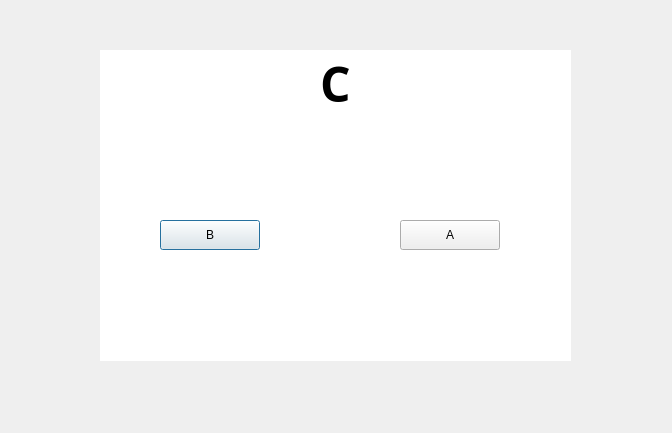
<?xml version="1.0" encoding="UTF-8"?>
<ui version="4.0">
 <class>switchC</class>
 <widget class="QDialog" name="switchC">
  <property name="geometry">
   <rect>
    <x>0</x>
    <y>0</y>
    <width>672</width>
    <height>433</height>
   </rect>
  </property>
  <property name="windowTitle">
   <string>Dialog</string>
  </property>
  <widget class="QLabel" name="label">
   <property name="geometry">
    <rect>
     <x>100</x>
     <y>50</y>
     <width>471</width>
     <height>311</height>
    </rect>
   </property>
   <property name="font">
    <font>
     <family>微软雅黑</family>
     <pointsize>36</pointsize>
     <weight>75</weight>
     <bold>true</bold>
    </font>
   </property>
   <property name="styleSheet">
    <string notr="true">background-color: rgb(255, 255, 255);</string>
   </property>
   <property name="text">
    <string>C</string>
   </property>
   <property name="alignment">
    <set>Qt::AlignHCenter|Qt::AlignTop</set>
   </property>
  </widget>
  <widget class="QPushButton" name="bnt_B">
   <property name="geometry">
    <rect>
     <x>160</x>
     <y>220</y>
     <width>100</width>
     <height>30</height>
    </rect>
   </property>
   <property name="text">
    <string>B</string>
   </property>
  </widget>
  <widget class="QPushButton" name="bnt_A">
   <property name="geometry">
    <rect>
     <x>400</x>
     <y>220</y>
     <width>100</width>
     <height>30</height>
    </rect>
   </property>
   <property name="text">
    <string>A</string>
   </property>
  </widget>
 </widget>
 <resources/>
 <connections/>
</ui>
